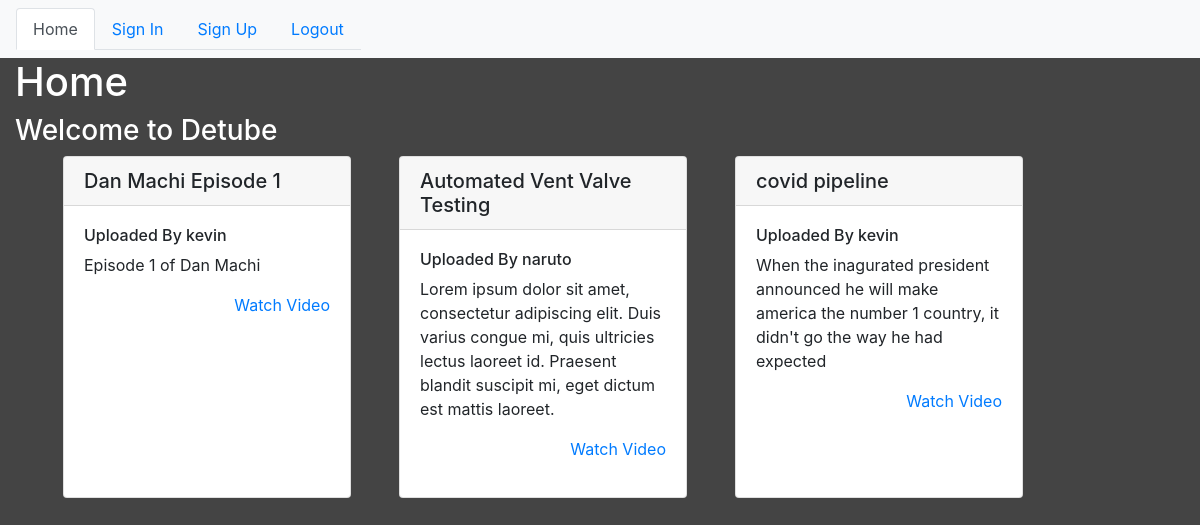
The app's page /video/home/ with its own data.
### youtube/models.py (models this page shows, shortened)
class Video(models.Model):
    user = models.ForeignKey(User, on_delete = models.CASCADE)
    title = models.CharField(max_length = 100)
    description = models.TextField(max_length = 1000, blank = True)
    path = models.FileField(upload_to = 'videos/')
    date_created = models.DateTimeField(auto_now = True)

### youtube/views.py (the view)
# urls.py: path('home/', views.home, name = 'home'),
def home(request):
    videos = Video.objects.order_by('-date_created')[:4]
    context = {'videos':videos}
    return render(request, 'youtube/index.html', context)

### templates/youtube/index.html
{% extends 'base.html' %}
{% load static %}
{% block content %}
  <div style = 'color:white;'>
    <h1>Home</h1>
    <h3>Welcome to Detube</h3>
  </div>
  <div class = 'home-flex'>
    {% for video in videos%}
    <div class="card mb-4 ml-5" style="width: 18rem;">
      <h5 class="card-header">{{video.title}}</h5>
      <div class="card-body">
        <h6> Uploaded By {{video.user}}</h6>
        <p class="card-text">{{video.description}}</p>
        <p style="text-align: right"><a href='{% url "youtube:video" video.id %}'>Watch Video</a></p>
      </div>
    </div>
    {% endfor %}
  </div>
{% endblock %}

### templates/base.html (shortened to what this page needs)
{% load static %}
<!DOCTYPE html>
<html lang="en">
<head>
    <link rel="stylesheet" href="https://stackpath.bootstrapcdn.com/bootstrap/4.5.2/css/bootstrap.min.css">
    <link rel = 'stylesheet' href = '{% static "css/base.css" %}'>
</head>
<body>
    {% include 'partials/_navbar.html'%}
    <div class="container-fluid">
        {% block content %}
        {% endblock %}
    </div>
</body>
</html>

### templates/partials/_navbar.html
<nav class = 'navbar navbar-expand-lg navbar-light bg-light'>
    <ul class="nav nav-tabs">
        <li class="nav-item">
            <a href="{% url 'youtube:home' %}"
             {% if "home" in request.path %}
                class = 'active nav-link test'
             {% else %}
                class = 'nav-link test'
             {% endif %}
             >Home</a>
        </li>
        {% if request.user.is_staff %}
            <li class="nav-item">
                <a href="{% url 'youtube:new_video' %}"
                {% if 'new_video' in request.path %}
                    class = 'nav-link active'
                {% else %}
                    class = 'nav-link'
                {% endif %}
                >Upload Video</a>
            </li>
            <li class = 'nav-item'>
                <a href="{% url 'youtube:login' %}"
                {% if 'login' in request.path %}
                    class = 'nav-link active'
                {% else %}
                    class = 'nav-link'
                {% endif %}
                >Sign In</a>
            </li>
            <li class = 'nav-item'>
                <a href = '{% url "youtube:register" %}'
                {% if 'register' in request.path %}
                    class = 'nav-link active'
                {% else %}
                    class = 'nav-link'
                {% endif %}
                >Sign Up</a>
            </li>
        {% else %}
            <li class = 'nav-item'>
                <a href="{% url 'youtube:login' %}"
                {% if 'login' in request.path %}
                    class = 'nav-link active'
                {% else %}
                    class = 'nav-link'
                {% endif %}
                >Sign In</a>
            </li>
            <li class = 'nav-item'>
                <a href = '{% url "youtube:register" %}'
                {% if 'register' in request.path %}
                    class = 'nav-link active'
                {% else %}
                    class = 'nav-link'
                {% endif %}
                >Sign Up</a>
            </li>
        {% endif %}
        <li class = 'nav-item'>
            <a href = '{% url "youtube:logout" %}' class = 'nav-link nav-primary'>Logout</a>
        </li>
    </ul>
</nav>

### static/css/base.css (style rules this page uses)
body, html { background-color: #444; height:100%; }
.home-flex { display:flex; flex-direction: row; flex-wrap:wrap; }

### records on screen
Video: title "Dan Machi Episode 1", user "kevin", description "Episode 1 of Dan Machi"
Video: title "Automated Vent Valve Testing", user "naruto", description "Lorem ipsum dolor sit amet, consectetur adipiscing elit. Duis varius congue mi, quis ultricies lectus laoreet id. Praesent blandit suscipit mi, eget dictum est mattis laoreet."
Video: title "covid pipeline", user "kevin", description "When the inagurated president announced he will make america the number 1 country, it didn't go the way he had expected"
